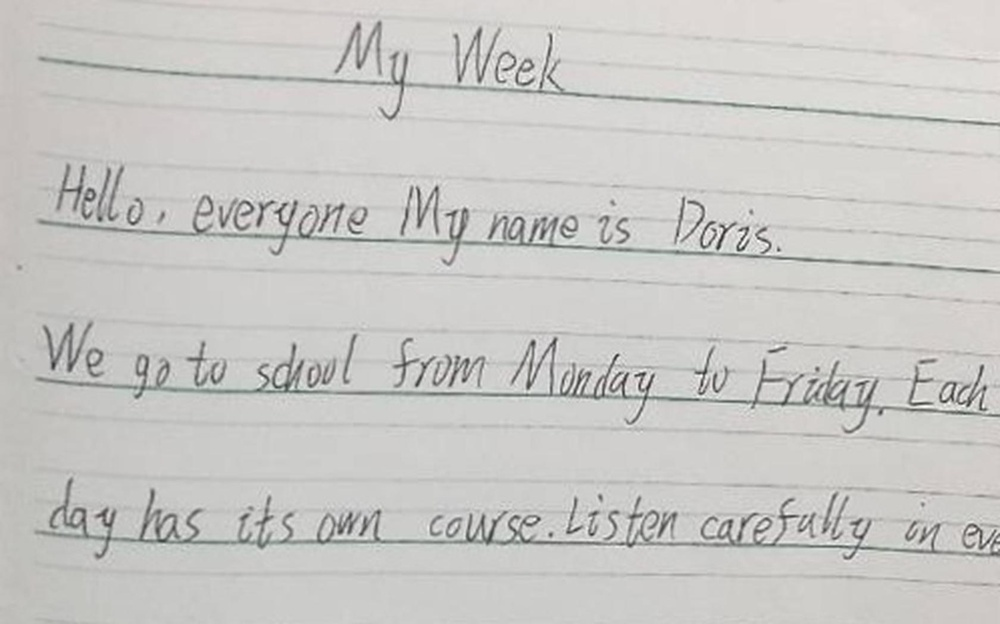
#> input picture data/evaluation/htr/eg001.jpg, 1000 x 624 px, shrunk from 1680 x 1048 before the run
$ python -i handwriting.py   (imports and definitions only)
#> lines starting #> are read from the running program, lines starting #| are printed output that depends on the picture; after the words box and inside, x2 and y2 are one past the last pixel; in counts of white or black regions, pixels touching at a corner belong together
#> further down, picture is the input picture: PIL image 1000x624 RGB; mean R, G, B 201, 200.4, 197.6
from __future__ import annotations

import io
import cv2
import numpy as np
from PIL import Image, ImageOps


def load_rgb_image(image_bytes: bytes) -> Image.Image:
    image = Image.open(io.BytesIO(image_bytes))
    return ImageOps.exif_transpose(image).convert("RGB")


def segment_lines(
    image: Image.Image,
    padding: int = 8,
    min_line_height: int = 12,
    smooth_window: int = 5,
) -> list[Image.Image]:
    """Segment a cropped handwritten answer into text lines."""
#> called with padding = 8, min_line_height = 12, smooth_window = 5

    rgb = np.asarray(image.convert("RGB"))
    gray = cv2.cvtColor(rgb, cv2.COLOR_RGB2GRAY)
    height, width = gray.shape
#> height = 624; width = 1000

    # Step 1: Threshold the image.
    blurred = cv2.GaussianBlur(gray, (3, 3), 0)

    binary = cv2.threshold(
        blurred,
        0,
        255,
        cv2.THRESH_BINARY_INV + cv2.THRESH_OTSU,
    )[1]
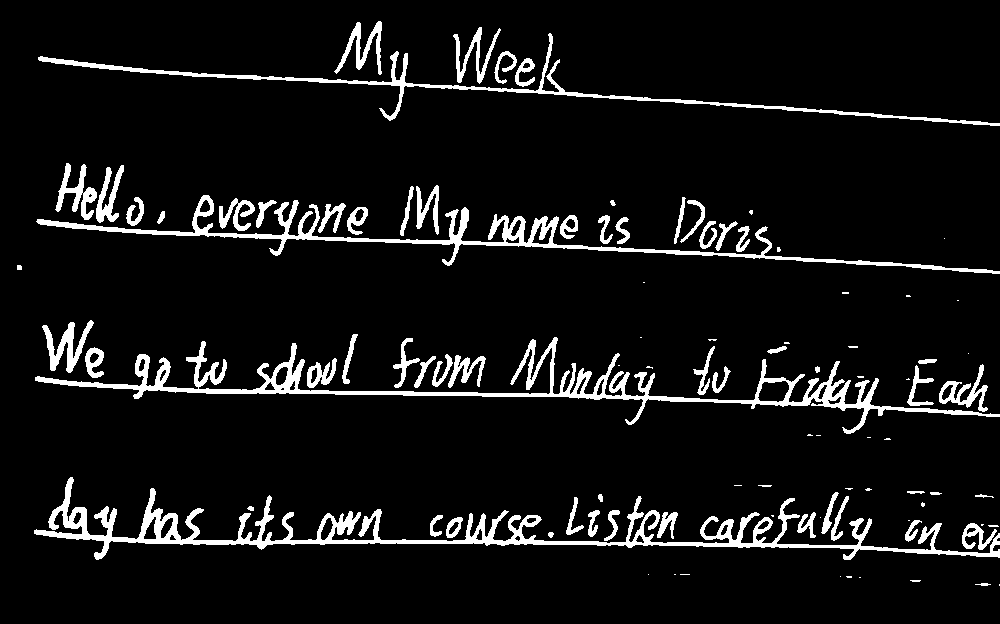
#> binary: shape (624, 1000); 7.5% white; 99 white regions (36 under 20 px), largest, box (x1, y1, x2, y2) and area: (34, 477, 1000, 560) 11101, (35, 337, 1000, 434) 9591, (36, 195, 1000, 274) 6429

    # Step 2: Remove small noise and large background regions.
    count, labels, stats, _ = cv2.connectedComponentsWithStats(
        binary,
        connectivity=8,
    )
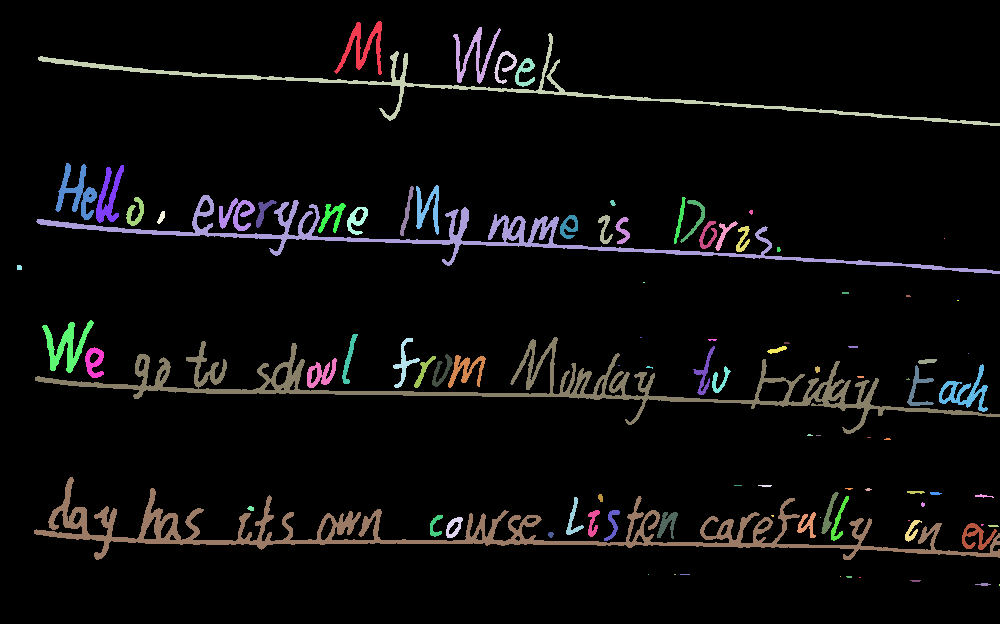
#> labels: shape (624, 1000) int32; 100 distinct labels, from 0 to 99; one colour per label, 0 black
#> count = 100; stats = 100 rows, first 6: [0, 0, 1000, 624, 577389], [334, 21, 48, 54, 812], [453, 27, 48, 57, 735], [38, 33, 962, 93, 4141], [494, 51, 23, 33, 246], [515, 58, 20, 29, 260]

    cleaned = np.zeros_like(binary)

    for component in range(1, count):
        x, y, w, h, area = stats[component]

        if area < 8:
            continue

        # Ignore large regions such as shadows or page edges.
        if w > width * 0.85 and h > height * 0.10:
            continue

        # Ignore components touching the bottom edge if they occupy a substantial area.
        if y + h >= height - 2 and area > width * 10:
            continue

        cleaned[labels == component] = 255
#> this loop made 99 passes
#> (x, y, w, h, area) on passes 1 to 12: (334, 21, 48, 54, 812), (453, 27, 48, 57, 735), (38, 33, 962, 93, 4141), (494, 51, 23, 33, 246), (515, 58, 20, 29, 260), (55, 163, 42, 57, 879), (96, 165, 28, 58, 683), (416, 185, 23, 50, 512), (400, 186, 14, 50, 197), (36, 195, 964, 79, 6429), (126, 197, 18, 29, 252), (674, 197, 12, 47, 169)
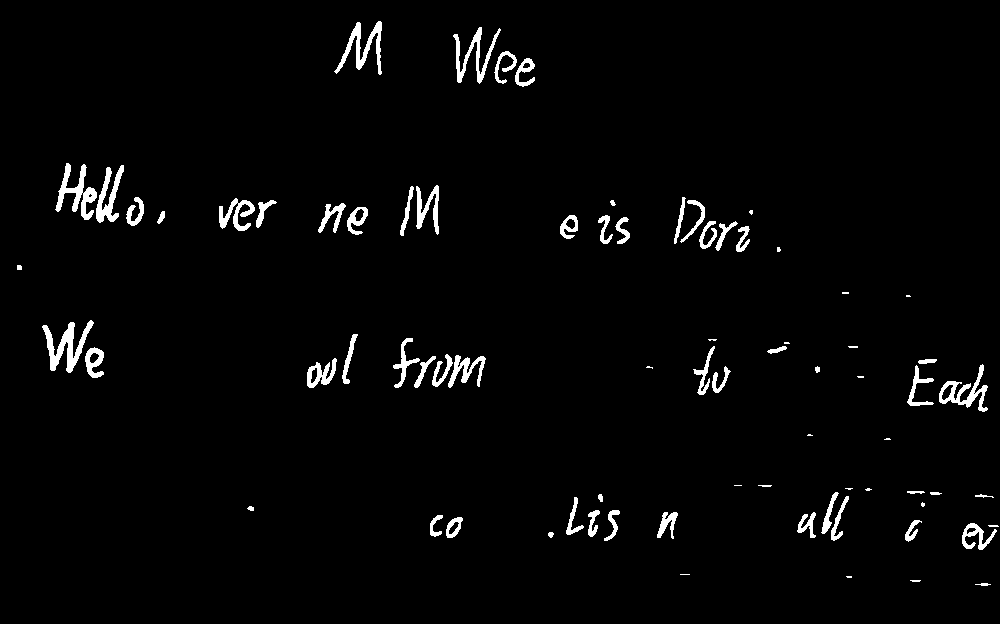
#> cleaned: shape (624, 1000); 2.5% white; 77 white regions (18 under 20 px), largest, box (x1, y1, x2, y2) and area: (42, 320, 94, 373) 994, (55, 163, 97, 220) 879, (334, 21, 382, 75) 812

    # Step 3: Compute horizontal projection.
    projection = np.count_nonzero(
        cleaned,
        axis=1,
    ).astype(np.float32)
#> projection = 624 values, max 138 at index 218, min 0 at index 0, mean 24.53

    # Step 4: Smooth the projection.
    kernel = np.ones(smooth_window) / smooth_window
    smoothed = np.convolve(
        projection,
        kernel,
        mode="same",
    )
#> smoothed = 624 values, max 132.6 at index 219, min 0 at index 0, mean 24.53

    # Step 5: Detect regions with meaningful handwriting.
    threshold = max(2.0, float(smoothed.max()) * 0.04)
#> threshold = 5.3
    active = smoothed > threshold

    boundaries = np.diff(np.pad(active.astype(np.int8), (1, 1)))
#> boundaries = 625 values, max 1 at index 22, min -1 at index 86, mean 0

    starts = np.where(boundaries == 1)[0]
#> starts = [22, 164, 321, 484, 582]
    ends = np.where(boundaries == -1)[0]
#> ends = [86, 252, 411, 550, 586]

    # Step 6: Create line crops.
    lines = []

    for start, end in zip(starts, ends):
        if end - start < min_line_height:
            continue

        top = max(0, int(start) - padding)
        bottom = min(height, int(end) + padding)

        line = image.crop((0, top, width, bottom))
        lines.append(line)
#> this loop made 5 passes
#> (start, end, top, bottom) on passes 1 to 4: (22, 86, 14, 94), (164, 252, 156, 260), (321, 411, 313, 419), (484, 550, 476, 558)
#> (start, end) on pass 5: (582, 586)
#> pass 1, in segment_lines, `line = image.crop((0, top, width, bottom))`:
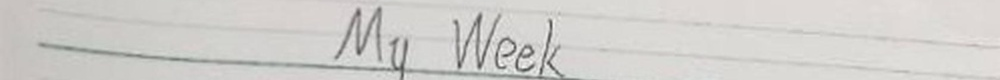
#> line: PIL image 1000x80 RGB; mean R, G, B 208.1, 206.6, 203.3
#> pass 2, in segment_lines, `line = image.crop((0, top, width, bottom))`:
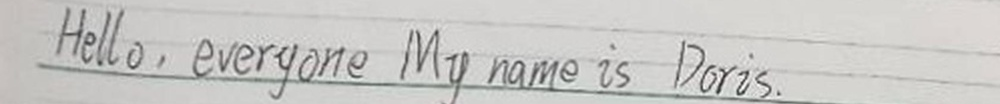
#> line: PIL image 1000x104 RGB; mean R, G, B 200.1, 199.5, 196.8
#> pass 3, in segment_lines, `line = image.crop((0, top, width, bottom))`:
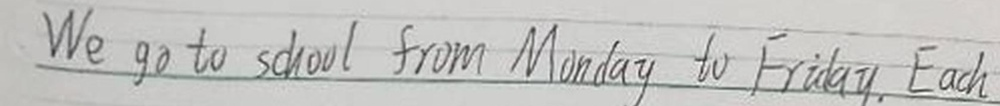
#> line: PIL image 1000x106 RGB; mean R, G, B 194.5, 194.5, 191.9
#> after the loop, lines = 4 items

    return lines

>>> from PIL import Image
>>> picture = Image.open('../../../../data/evaluation/htr/eg001.jpg')
>>> result = segment_lines(picture)
#> result = 4 items

$ run again, on data/evaluation/htr/eg004.jpg
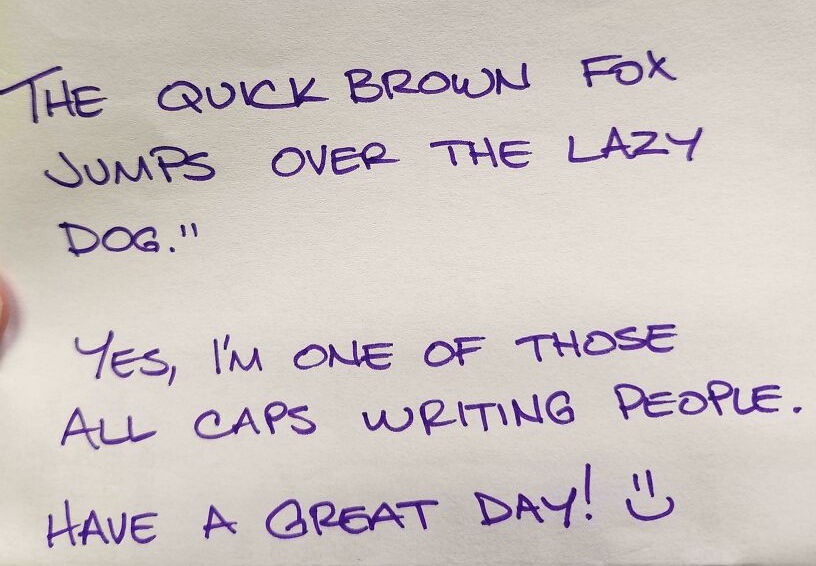
#> input picture data/evaluation/htr/eg004.jpg, 816 x 566 px
#> picture is the input picture: PIL image 816x566 RGB; mean R, G, B 205, 196, 193.6
#> binary: shape (566, 816); 6.9% white; 70 white regions, largest, box (x1, y1, x2, y2) and area: (309, 501, 405, 536) 1358, (568, 127, 669, 163) 1025, (240, 77, 329, 109) 979
#> in segment_lines, `count, labels, stats, _ = cv2.connectedComponentsWithStats( binary, co..`:
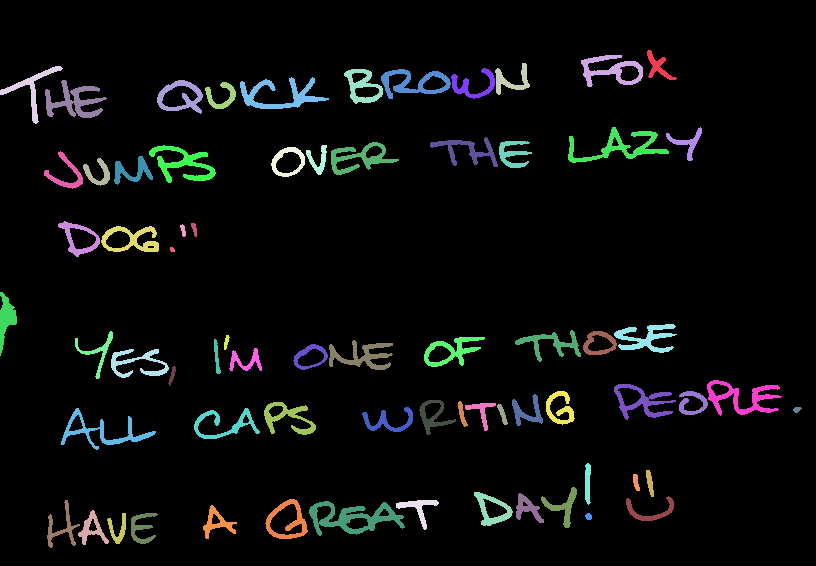
#> labels: shape (566, 816) int32; 71 distinct labels, from 0 to 70; one colour per label, 0 black
#> count = 71; stats = 71 rows, first 6: [0, 0, 816, 566, 429854], [647, 50, 30, 30, 303], [581, 55, 62, 32, 798], [495, 63, 35, 32, 402], [0, 66, 63, 58, 571], [344, 69, 39, 35, 599]
#> the loop in segment_lines, `for component in range(1, count):` made 70 passes
#> (x, y, w, h, area) on passes 1 to 8: (647, 50, 30, 30, 303), (581, 55, 62, 32, 798), (495, 63, 35, 32, 402), (0, 66, 63, 58, 571), (344, 69, 39, 35, 599), (381, 69, 70, 30, 821), (451, 68, 44, 31, 452), (240, 77, 89, 32, 979)
#> projection = 566 values, max 218 at index 516, min 0 at index 0, mean 56.54
#> smoothed = 566 values, max 204.6 at index 88, min 0 at index 0, mean 56.54
#> threshold = 8.18
#> boundaries = 567 values, max 1 at index 53, min -1 at index 119, mean 0
#> starts = [53, 129, 222, 304, 470]
#> ends = [119, 188, 255, 446, 546]
#> the loop in segment_lines, `for start, end in zip(starts, ends):` made 5 passes
#> (start, end, top, bottom) on passes 1 to 5: (53, 119, 45, 127), (129, 188, 121, 196), (222, 255, 214, 263), (304, 446, 296, 454), (470, 546, 462, 554)
#> pass 3, in segment_lines, `line = image.crop((0, top, width, bottom))`:
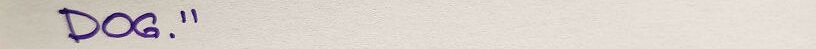
#> line: PIL image 816x49 RGB; mean R, G, B 216.8, 209.3, 202.6
#> after the loop in segment_lines, `for start, end in zip(starts, ends):`: lines = 5 items

$ run again, on data/evaluation/htr/eg006.jpg
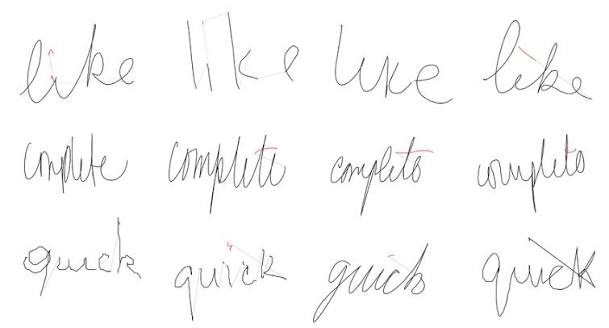
#> input picture data/evaluation/htr/eg006.jpg, 609 x 328 px
#> picture is the input picture: PIL image 609x328 RGB; mean R, G, B 249.7, 249.6, 249.6
#> binary: shape (328, 609); 6.9% white; 31 white regions (4 under 20 px), largest, box (x1, y1, x2, y2) and area: (168, 135, 286, 214) 1759, (312, 243, 429, 323) 1319, (482, 237, 596, 317) 1318
#> in segment_lines, `count, labels, stats, _ = cv2.connectedComponentsWithStats( binary, co..`:
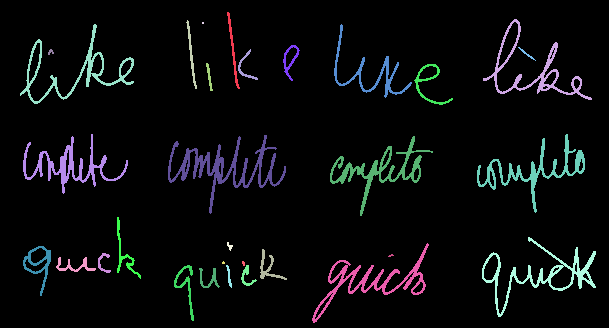
#> labels: shape (328, 609) int32; 32 distinct labels, from 0 to 31; one colour per label, 0 black
#> count = 32; stats = 32 rows, first 6: [0, 0, 609, 328, 185906], [227, 12, 13, 77, 193], [483, 19, 109, 81, 1093], [186, 20, 11, 69, 169], [202, 22, 2, 2, 4], [20, 24, 114, 80, 1148]
#> the loop in segment_lines, `for component in range(1, count):` made 31 passes
#> (x, y, w, h, area) on passes 1, 2, 3, 5, 6, 7, 8, 9: (227, 12, 13, 77, 193), (483, 19, 109, 81, 1093), (186, 20, 11, 69, 169), (20, 24, 114, 80, 1148), (334, 24, 78, 74, 668), (283, 45, 17, 36, 172), (518, 47, 18, 14, 38), (48, 49, 6, 6, 21)
#> projection = 328 values, max 190 at index 174, min 0 at index 0, mean 42.18
#> smoothed = 328 values, max 185 at index 172, min 0 at index 0, mean 42.18
#> threshold = 7.4
#> boundaries = 329 values, max 1 at index 20, min -1 at index 105, mean 0
#> starts = [20, 135, 240]
#> ends = [105, 212, 319]
#> the loop in segment_lines, `for start, end in zip(starts, ends):` made 3 passes
#> (start, end, top, bottom) on passes 1 to 3: (20, 105, 12, 113), (135, 212, 127, 220), (240, 319, 232, 327)
#> pass 3, in segment_lines, `line = image.crop((0, top, width, bottom))`:
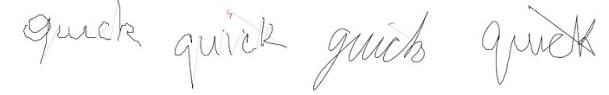
#> line: PIL image 609x95 RGB; mean R, G, B 249.2, 249.1, 249.1
#> after the loop in segment_lines, `for start, end in zip(starts, ends):`: lines = 3 items

$ run again, on data/evaluation/htr/eg002.png
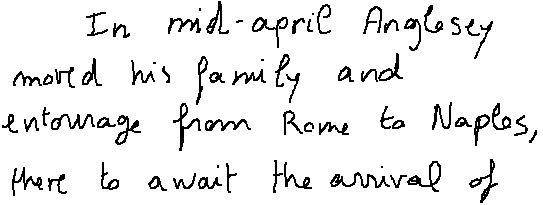
#> input picture data/evaluation/htr/eg002.png, 543 x 205 px
#> picture is the input picture: PIL image 543x205 P; 92.3% white; black in thin lines or dots
#> gray: shape (205, 543); 92.3% white; black in thin lines or dots
#> binary: shape (205, 543); 8% white in thin lines or dots
#> in segment_lines, `count, labels, stats, _ = cv2.connectedComponentsWithStats( binary, co..`:
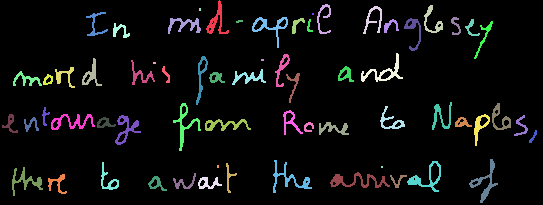
#> labels: shape (205, 543) int32; 66 distinct labels, from 0 to 65; one colour per label, 0 black
#> count = 66; stats = 66 rows, first 6: [0, 0, 543, 205, 102395], [206, 0, 23, 34, 231], [317, 4, 14, 30, 133], [424, 5, 19, 28, 165], [363, 6, 19, 28, 159], [199, 8, 2, 3, 6]
#> the loop in segment_lines, `for component in range(1, count):` made 65 passes
#> (x, y, w, h, area) on passes 1, 2, 3, 4, 6, 8, 9, 10: (206, 0, 23, 34, 231), (317, 4, 14, 30, 133), (424, 5, 19, 28, 165), (363, 6, 19, 28, 159), (86, 12, 22, 24, 137), (252, 17, 36, 31, 257), (451, 17, 10, 18, 75), (168, 18, 33, 16, 216)
#> projection = 205 values, max 183 at index 126, min 0 at index 151, mean 43.36
#> smoothed = 205 values, max 169 at index 124, min 0 at index 153, mean 43.35
#> threshold = 6.76
#> boundaries = 206 values, max 1 at index 4, min -1 at index 50, mean 0
#> starts = [4, 54, 102, 160]
#> ends = [50, 89, 145, 197]
#> the loop in segment_lines, `for start, end in zip(starts, ends):` made 4 passes
#> (start, end, top, bottom) on passes 1 to 4: (4, 50, 0, 58), (54, 89, 46, 97), (102, 145, 94, 153), (160, 197, 152, 205)
#> pass 3, in segment_lines, `line = image.crop((0, top, width, bottom))`:
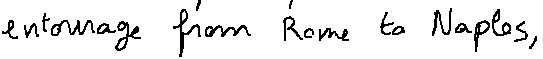
#> line: PIL image 543x59 P; 91.7% white; black in thin lines or dots
#> after the loop in segment_lines, `for start, end in zip(starts, ends):`: lines = 4 items
